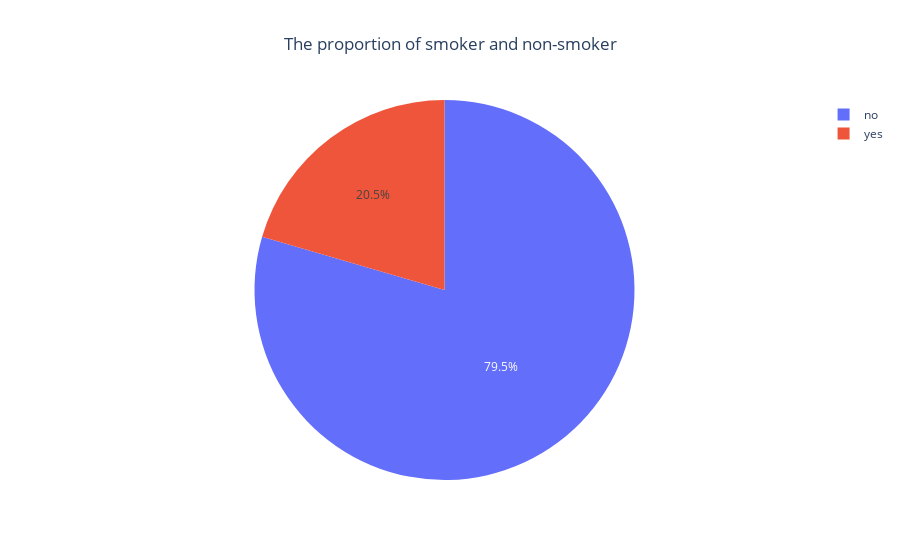

The code cell stored with this chart in its notebook:
### Markdown cell above
##### Exploring each Feature "Smoker"

### Code cell
temp=pd.DataFrame(df["smoker"].value_counts()).reset_index()
px.pie(data_frame=temp,values="count",names="smoker",title="The proportion of smoker and non-smoker",).update_layout(title_x=0.5)

### Figure 1 — Plotly figure (JSON) as saved in the notebook; plotly's stock layout.template omitted (floating-point values rounded to 4 significant figures)
{"data": [{"domain": {"x": [0, 1], "y": [0, 1]}, "hovertemplate": "smoker=%{label}<br>count=%{value}<extra></extra>", "labels": ["no", "yes"], "legendgroup": "", "name": "", "showlegend": true, "type": "pie", "values": [1064, 274]}], "layout": {"legend": {"tracegroupgap": 0}, "title": {"text": "The proportion of smoker and non-smoker", "x": 0.5}}}
